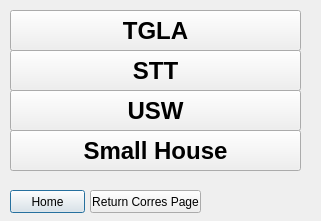
<?xml version="1.0" encoding="UTF-8"?>
<ui version="4.0">
 <class>Dialog</class>
 <widget class="QDialog" name="Dialog">
  <property name="geometry">
   <rect>
    <x>0</x>
    <y>0</y>
    <width>321</width>
    <height>221</height>
   </rect>
  </property>
  <property name="windowTitle">
   <string>Dialog</string>
  </property>
  <widget class="QPushButton" name="T2_Land_home_but">
   <property name="geometry">
    <rect>
     <x>10</x>
     <y>190</y>
     <width>75</width>
     <height>23</height>
    </rect>
   </property>
   <property name="text">
    <string>Home</string>
   </property>
  </widget>
  <widget class="QPushButton" name="T2_Land_TGLA_but">
   <property name="geometry">
    <rect>
     <x>10</x>
     <y>10</y>
     <width>291</width>
     <height>41</height>
    </rect>
   </property>
   <property name="font">
    <font>
     <pointsize>18</pointsize>
     <weight>75</weight>
     <bold>true</bold>
    </font>
   </property>
   <property name="text">
    <string>TGLA</string>
   </property>
  </widget>
  <widget class="QPushButton" name="T2_Land_STT_but">
   <property name="geometry">
    <rect>
     <x>10</x>
     <y>50</y>
     <width>291</width>
     <height>41</height>
    </rect>
   </property>
   <property name="font">
    <font>
     <pointsize>18</pointsize>
     <weight>75</weight>
     <bold>true</bold>
    </font>
   </property>
   <property name="text">
    <string>STT</string>
   </property>
  </widget>
  <widget class="QPushButton" name="T2_Land_USW_but">
   <property name="geometry">
    <rect>
     <x>10</x>
     <y>90</y>
     <width>291</width>
     <height>41</height>
    </rect>
   </property>
   <property name="font">
    <font>
     <pointsize>18</pointsize>
     <weight>75</weight>
     <bold>true</bold>
    </font>
   </property>
   <property name="text">
    <string>USW</string>
   </property>
  </widget>
  <widget class="QPushButton" name="T2_Land_Small_House_but">
   <property name="geometry">
    <rect>
     <x>10</x>
     <y>130</y>
     <width>291</width>
     <height>41</height>
    </rect>
   </property>
   <property name="font">
    <font>
     <pointsize>18</pointsize>
     <weight>75</weight>
     <bold>true</bold>
    </font>
   </property>
   <property name="text">
    <string>Small House</string>
   </property>
  </widget>
  <widget class="QPushButton" name="T2_Land_Return_but">
   <property name="geometry">
    <rect>
     <x>90</x>
     <y>190</y>
     <width>111</width>
     <height>23</height>
    </rect>
   </property>
   <property name="text">
    <string>Return Corres Page</string>
   </property>
  </widget>
 </widget>
 <resources/>
 <connections/>
</ui>
